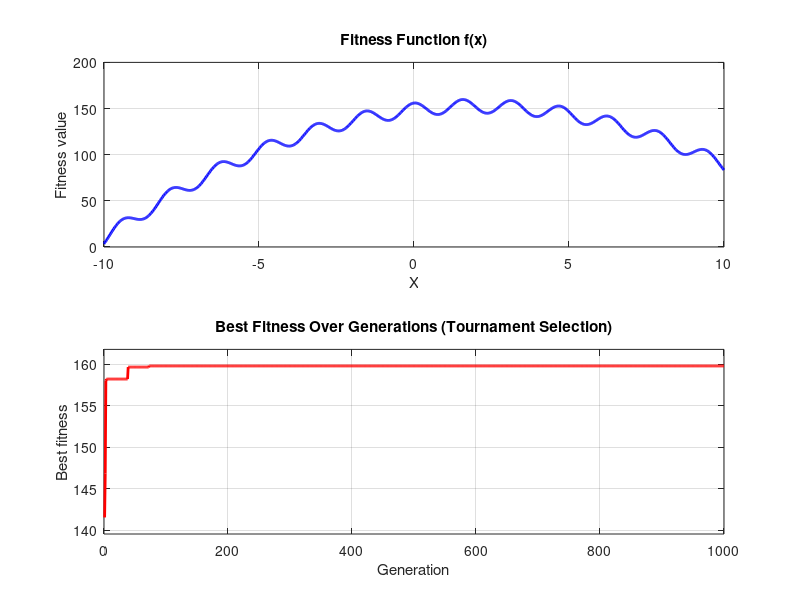

The MATLAB script that drew this image:
clc; clear; close all;

% ==== GA Parameters ====
popSize = 10;
nGenerations = 1000;
crossoverRate = 0.8;
mutationRate = 0.1;
xMin = -10;
xMax = 10;
nElite = 1;
tournamentSize = 3;  % 每次競賽抽幾個個體參加

% ==== Fitness Function ====
fitnessFunc = @(x) -15 * sin(2 * x).^2 - (x - 2).^2 + 160;

% ==== Initial Population ====
pop = xMin + (xMax - xMin) * rand(popSize, 1);

% ==== For Plotting ====
bestFitnessHistory = zeros(1, nGenerations);
bestXHistory = zeros(1, nGenerations);

% ==== GA Main Loop ====
for gen = 1:nGenerations
    % Evaluate fitness
    fitness = fitnessFunc(pop);

    % Record best
    [bestFitness, idx] = max(fitness);
    bestFitnessHistory(gen) = bestFitness;
    bestXHistory(gen) = pop(idx);

    % === Elitism ===
    [~, sortedIdx] = sort(fitness, 'descend');
    elites = pop(sortedIdx(1:nElite));

    % === Selection: Tournament ===
    newPop = zeros(size(pop));
    for i = 1:popSize
        candidates = randsample(popSize, tournamentSize);
        [~, bestIdx] = max(fitness(candidates));
        winner = pop(candidates(bestIdx));
        newPop(i) = winner;
    end

    % === Crossover ===
    for i = 1:2:popSize-1
        if rand < crossoverRate
            alpha = rand;
            p1 = newPop(i);
            p2 = newPop(i+1);
            newPop(i) = alpha * p1 + (1 - alpha) * p2;
            newPop(i+1) = alpha * p2 + (1 - alpha) * p1;
        end
    end

    % === Mutation ===
    for i = 1:popSize
        if rand < mutationRate
            mutationStrength = (xMax - xMin) * 0.1;
            newPop(i) = newPop(i) + mutationStrength * randn;
        end
        newPop(i) = max(min(newPop(i), xMax), xMin);
    end

    % === Insert Elites ===
    newPop(1:nElite) = elites;

    % === Replace Population ===
    pop = newPop;
end

% ==== Final Result ====
fprintf('Best x = %.5f\n', bestXHistory(end));
fprintf('Best fitness = %.5f\n', bestFitnessHistory(end));

% ==== Plot ====
figure('Color', 'w', 'Position', [100, 100, 600, 400]);

subplot(2,1,1);
xPlot = linspace(xMin, xMax, 1000);
yPlot = fitnessFunc(xPlot);
plot(xPlot, yPlot, 'b-', 'LineWidth', 2);
xlabel('X'); ylabel('Fitness value');
title('Fitness Function f(x)');
grid on;

subplot(2,1,2);
plot(1:nGenerations, bestFitnessHistory, 'r-', 'LineWidth', 2);
xlabel('Generation'); ylabel('Best fitness');
title('Best Fitness Over Generations (Tournament Selection)');
ylim([min(bestFitnessHistory)-2, max(bestFitnessHistory)+2]);
grid on;
